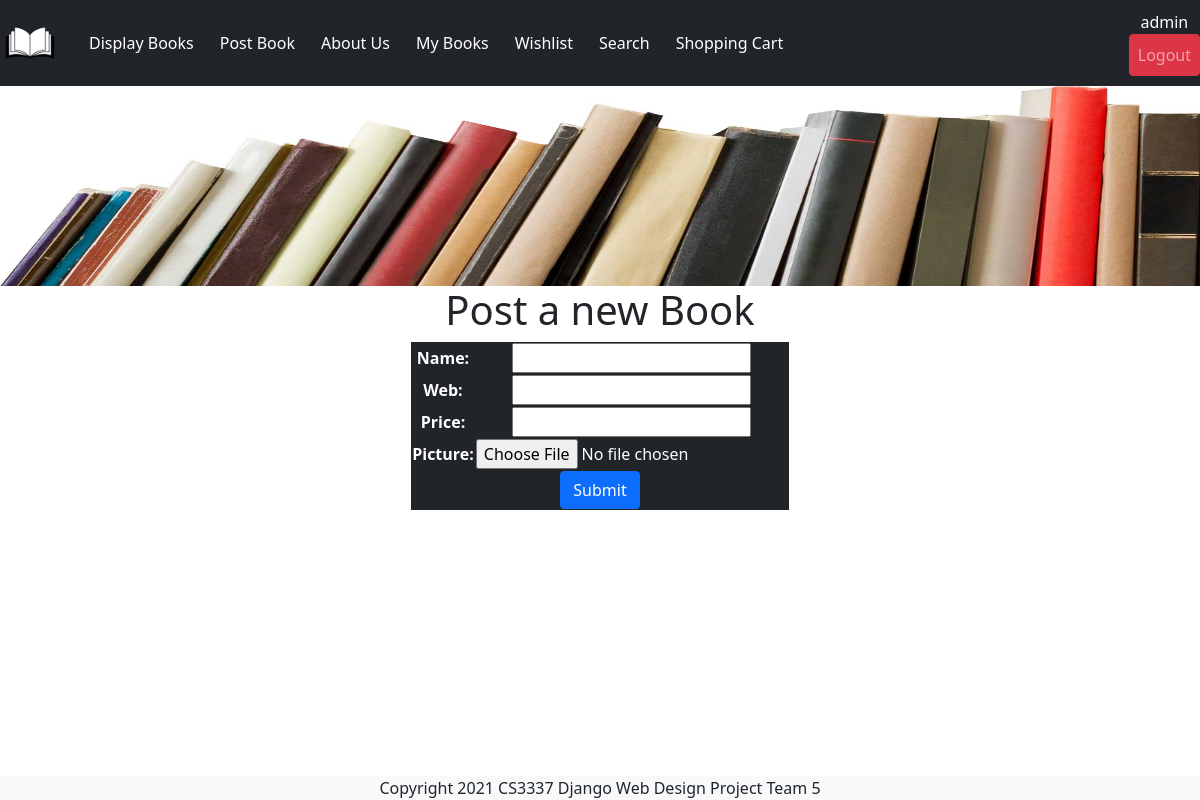
Page /postbook (signed in) on the committed database.
### bookMng/models.py (models this page shows, shortened)
class MainMenu(models.Model):
    item = models.CharField(max_length=200, unique=True)
    link = models.CharField(max_length=200, unique=True)

### bookMng/views.py (the view)
# urls.py: path('postbook', views.postbook, name='postbook'),
@login_required(login_url=reverse_lazy('login'))
def postbook(request):
    submitted = False
    if request.method == 'POST':
        form = BookForm(request.POST, request.FILES)
        if form.is_valid():
            book = form.save(commit=False)
            try:
                book.username = request.user
            except Exception:
                pass
            book.save()
            return HttpResponseRedirect('/postbook?submitted=True')
    else:
        form = BookForm()
        if 'submitted' in request.GET:
            submitted = True
    return render(request,
                  'bookMng/postbook.html',
                  {
                      'form': form,
                      'item_list': MainMenu.objects.all(),
                      'submitted': submitted,
                  }
                  )

### bookMng/forms.py
class BookForm(ModelForm):
    class Meta:
        model = Book
        fields = [
            'name',
            'web',
            'price',
            'picture',
        ]

### bookEx/templates/bookMng/postbook.html (shortened to what this page needs)
{% extends "base.html" %}
{% load static %}
{% block sidenav %}
   {% for item in item_list %}
          <a class="nav-item btn btn-dark" href="{{ item.link }}"> {{ item.item }}</a>
   {% endfor %}
{% endblock sidenav %}
{% block content %}
   <h1 align="center"> Post a new Book</h1>
{% if submitted %}
  <h1> Posted Successfully</h1>
{% else %}
  <form action="" enctype="multipart/form-data" method="post" novalidate>
      <table align="center" class="bg-dark text-white text-center">
          {{ form.as_table }}
          <tr>
              <td colspan="2">
                  <input class="btn btn-primary" type="submit" value="Submit">
              </td>
          </tr>
      </table>
  </form>
{% endif %}
{% endblock content%}

### bookEx/templates/base.html (shortened to what this page needs)
{% load static %}
<!DOCTYPE html>
<html lang="en">
<head>
    <link href="https://cdn.jsdelivr.net/npm/bootstrap@5.1.3/dist/css/bootstrap.min.css" rel="stylesheet">
</head>
<body>
<div>
    <header>
        <div id="logo">
            <nav class="navbar navbar-expand-lg navbar-dark bg-dark">
                <div class="navbar-collapse collapse w-100 dual-collapse2 order-1 order-md-0" id="navbarToggleExternalContent">
                    <a class="navbar-brand" href="/"> <img src="{% static 'logo.png' %}" width="60" height="60" alt="" /></a>
                        <ul class="navbar-nav ml-auto text-center">
                        {% block sidenav %}{% endblock sidenav %}
                        </ul>
                </div>
                    <div class="navbar-collapse collapse w-20 dual-collapse2 order-2 order-md-2">
                        <ul class="navbar-nav mr-auto text-center">
                        {% if user.is_authenticated %}
                            <li class="nav-item text-white">
                            {{ user.username }}
                            <a class="nav-link btn btn-danger my-2 my-sm-0" href="{% url 'logout' %}?next=/">Logout</a>
                            </li>
                            {% else %}
                            <li class="nav-item">
                             Not logged in
                            <a class="nav-link btn btn-primary my-2 my-sm-0" href="{% url 'login' %}?next=/">Login</a>
                            </li>
                            {% endif %}
                        </ul>
                    </div>
            </nav>
        </div>
        <div id="topbanner">
            <img src="{% static 'bannerTop.jpg' %}" class="w-100" height="200" alt="" />
        </div>
    </header>
    <section id="main">
        {% block content %}{% endblock content %}
    </section>
    <footer id="footer" class="footer fixed-bottom bg-light text-center">
        Copyright 2021 CS3337 Django Web Design Project Team 5
    </footer>
</div>
</body>
</html>

### rows in the picture
MainMenu: item "Display Books"
MainMenu: item "Post Book"
MainMenu: item "About Us"
MainMenu: item "My Books"
MainMenu: item "Wishlist"
MainMenu: item "Search"
MainMenu: item "Shopping Cart"

### other values in the picture
{{ user.username }} "admin"
